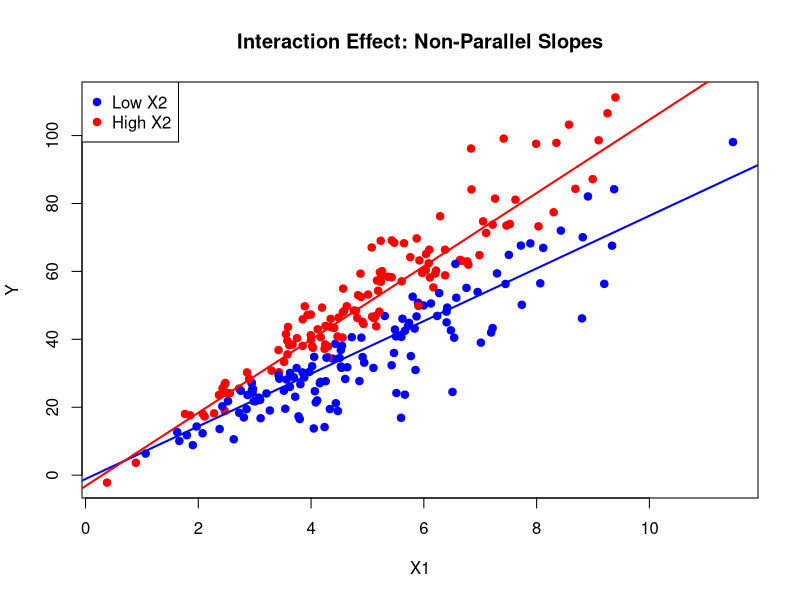

Reproduce this figure in R.
## ============================================================
## Interaction Effects Demonstration
## - Simulate data with a true interaction
## - Compare main-effects-only vs interaction model
## - Interpret coefficients
## - Perform partial F-test
## - Visualize results
## - Show centering for interpretation
## ============================================================

set.seed(123)

n <- 250

# Two continuous predictors
X1 <- rnorm(n, mean = 5, sd = 2)
X2 <- rnorm(n, mean = 10, sd = 3)

# True model includes interaction
beta0 <- 3
beta1 <- 1.0
beta2 <- -0.5
beta3 <- 0.8   # interaction term

eps <- rnorm(n, sd = 2)

Y <- beta0 + beta1*X1 + beta2*X2 + beta3*(X1*X2) + eps

dat <- data.frame(Y, X1, X2)

## ------------------------------------------------------------
## 1. Main-effects-only model
## ------------------------------------------------------------

m_main <- lm(Y ~ X1 + X2, data = dat)

cat("\n--- Main Effects Only Model ---\n")
print(summary(m_main))

## ------------------------------------------------------------
## 2. Interaction model
## ------------------------------------------------------------

m_int <- lm(Y ~ X1 * X2, data = dat)  # includes X1 + X2 + X1:X2

cat("\n--- Interaction Model ---\n")
print(summary(m_int))

## ------------------------------------------------------------
## 3. Model comparison (partial F-test)
## ------------------------------------------------------------

cat("\n--- Model Comparison (Partial F-test) ---\n")
print(anova(m_main, m_int))

cat("\n--- R-squared comparison ---\n")
cat("Main effects R^2:", summary(m_main)$r.squared, "\n")
cat("Interaction R^2:", summary(m_int)$r.squared, "\n")

## ------------------------------------------------------------
## 4. Interpretation of interaction
## ------------------------------------------------------------

coef_int <- coef(m_int)

cat("\n--- Interpretation ---\n")
cat("Slope of X1 given X2 is:\n")
cat("dE[Y]/dX1 = beta1 + beta3 * X2\n\n")
cat("Estimated slope function:\n")
cat("dE[Y]/dX1 =", round(coef_int["X1"],3), 
    "+", round(coef_int["X1:X2"],3), "* X2\n\n")

## ------------------------------------------------------------
## 5. Visualization
## ------------------------------------------------------------

# Plot colored by high vs low X2
high_X2 <- X2 > median(X2)

plot(X1, Y,
     col = ifelse(high_X2, "red", "blue"),
     pch = 19,
     xlab = "X1",
     ylab = "Y",
     main = "Interaction Effect: Non-Parallel Slopes")

legend("topleft",
       legend = c("Low X2", "High X2"),
       col = c("blue", "red"),
       pch = 19)

# Add regression lines at two representative X2 values
X2_low <- quantile(X2, 0.25)
X2_high <- quantile(X2, 0.75)

abline(a = coef_int[1] + coef_int[3]*X2_low,
       b = coef_int[2] + coef_int[4]*X2_low,
       col = "blue", lwd = 2)

abline(a = coef_int[1] + coef_int[3]*X2_high,
       b = coef_int[2] + coef_int[4]*X2_high,
       col = "red", lwd = 2)

## ------------------------------------------------------------
## 6. Centering for interpretation
## ------------------------------------------------------------

dat$X1_c <- dat$X1 - mean(dat$X1)
dat$X2_c <- dat$X2 - mean(dat$X2)

m_centered <- lm(Y ~ X1_c * X2_c, data = dat)

cat("\n--- Interaction Model with Centered Predictors ---\n")
print(summary(m_centered))

cat("\nNote:\n")
cat("* Centering does NOT change model fit or interaction test.\n")
cat("* It changes interpretation:\n")
cat("  Now beta1 is effect of X1 at average X2.\n")
cat("  Now beta2 is effect of X2 at average X1.\n")
